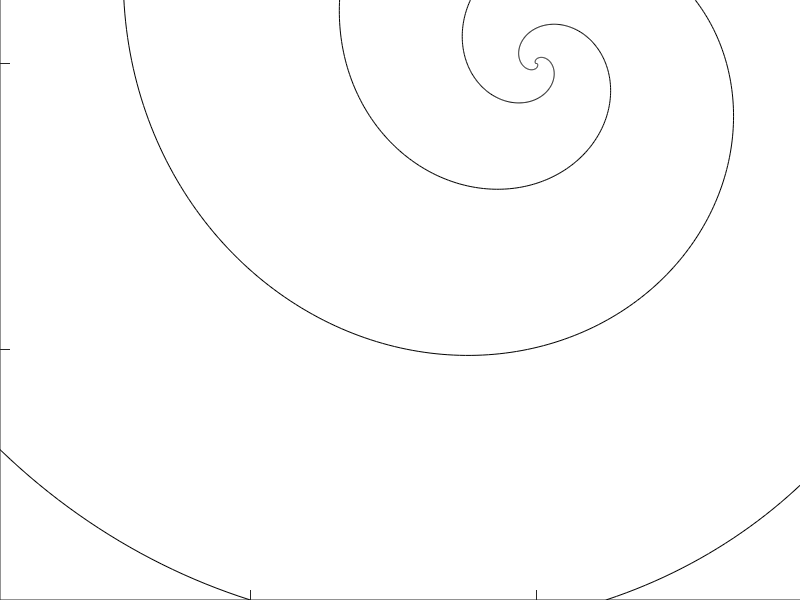

Here is the MATLAB script that generated this plot:
figure()

p = 12;
n = 2000;
size_w = 750; % size of window
a1 = 0.1;
linecolor = 'k'; % color of spiral

%Simple Spiral
t = linspace(0,p*pi,n);
x_1 = -a1*t.^3.*sin(t);
y_1 = -a1*t.^3.*cos(t);

x_2 = a1*t.^3.*sin(t);
y_2 = a1*t.^3.*cos(t);

hold on

% h = plot(x_1, y_1, linecolor);
h = plot(x_1,y_1,linecolor, x_2, y_2,linecolor);
set(gca, 'Units', 'Pixels');
set(gca, 'Position', [1 1 size_w+1 size_w+1])
set(gcf, 'OuterPosition', [0 0 size_w+18 size_w+110])
axis([-size_w/2 size_w/2 -size_w/2 size_w/2]);
% axis image
% axis off